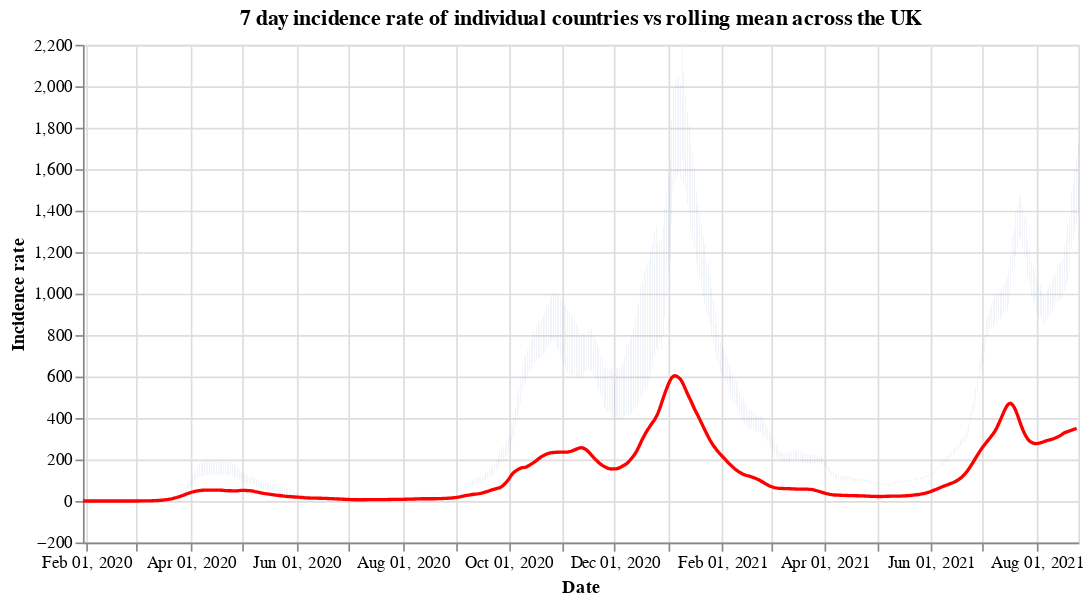

This figure's notebook cell:
### Code cell
#collapse
countries = uk_cases['areaName'].unique()
countries.sort()

selection = alt.selection_single(
    name='Select',
    fields=['areaName'],
    init={'areaName': 'Wales'},
    bind={'areaName': alt.binding_select(options=countries)}
)

# scatter plot, modify opacity based on selection
bars = alt.Chart(uk_cases).mark_bar().add_selection(
    selection
).encode(
    x=alt.X("yearmonthdate(date):T", axis=alt.Axis(title='Date')),
    y=alt.Y("weeklyCasesRate:Q", axis=alt.Axis(title='Incidence rate')),
    tooltip='weeklyCasesRate:Q',
    opacity=alt.condition(selection, alt.value(1), alt.value(0))
).properties(title=f'7 day incidence rate of individual countries vs rolling mean across the UK', width=600)

line = alt.Chart(overview_cases).mark_line(
    color='red',
    size=2,
).transform_window(
    rolling_mean='mean(weeklyCasesRate)',
    frame=[0, 7]
).encode(
    x='yearmonthdate(date):T',
    y='rolling_mean:Q'
)

alt.layer(bars, line)

### Figure 1 — Vega-Lite specification as saved in the notebook (floating-point values rounded to 4 significant figures; data arrays with more than 128 entries replaced by an {"elided": "..."} marker saying what was removed)
{"config": {"view": {"continuousWidth": 400, "continuousHeight": 300}}, "layer": [{"data": {"name": "data-321c792aa4d94a56e15d35a4fa6113d3"}, "mark": "bar", "encoding": {"opacity": {"condition": {"value": 1, "selection": "Select"}, "value": 0}, "tooltip": {"type": "quantitative", "field": "weeklyCasesRate"}, "x": {"type": "temporal", "axis": {"title": "Date"}, "field": "date", "timeUnit": "yearmonthdate"}, "y": {"type": "quantitative", "axis": {"title": "Incidence rate"}, "field": "weeklyCasesRate"}}, "selection": {"Select": {"type": "single", "fields": ["areaName"], "init": {"areaName": "Wales"}, "bind": {"areaName": {"input": "select", "options": ["England", "Northern Ireland", "Scotland", "Wales"]}}}}, "title": "7 day incidence rate of individual countries vs rolling mean across the UK", "width": 600}, {"data": {"name": "data-2c5d6046d5f860c2846cc31cab482634"}, "mark": {"type": "line", "color": "red", "size": 2}, "encoding": {"x": {"type": "temporal", "field": "date", "timeUnit": "yearmonthdate"}, "y": {"type": "quantitative", "field": "rolling_mean"}}, "transform": [{"window": [{"op": "mean", "field": "weeklyCasesRate", "as": "rolling_mean"}], "frame": [0, 7]}]}], "$schema": "https://vega.github.io/schema/vega-lite/v4.8.1.json", "datasets": {"data-321c792aa4d94a56e15d35a4fa6113d3": {"elided": "2200 records"}, "data-2c5d6046d5f860c2846cc31cab482634": {"elided": "573 records"}}}
